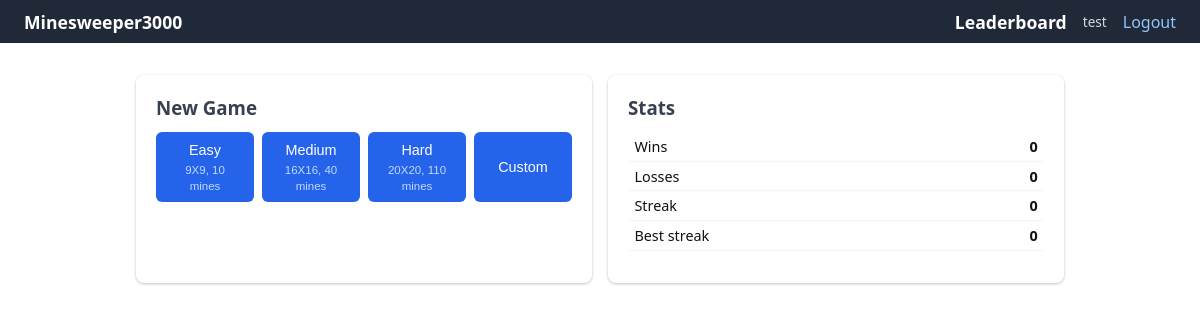
Page / (signed in) on the earlier database version.
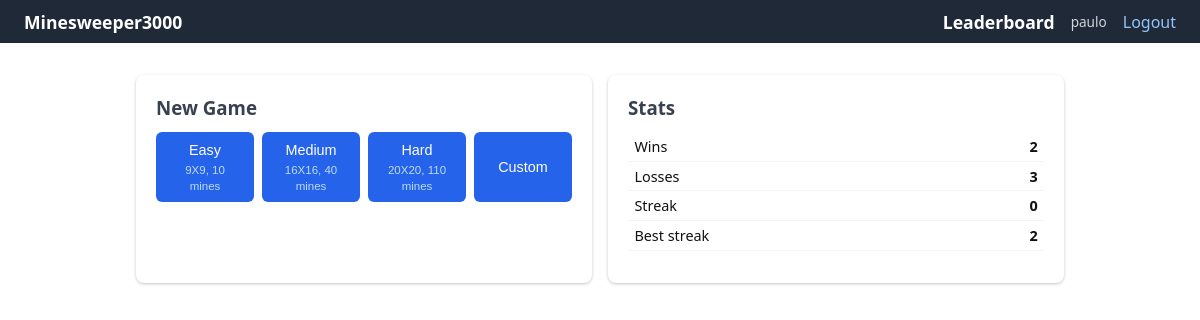
Same page on the later database version.
### models.py (models this page shows)
class User(SQLModel, table=True):
    id: int | None = Field(default = None, primary_key=True)
    name: str
    password: str

class UserStats(SQLModel, table=True):
    id: int = Field(default=None, primary_key=True)
    user_id: int = Field(foreign_key="user.id", unique=True)
    games_won: int = Field(default=0)
    games_lost: int = Field(default=0)
    current_streak: int = Field(default=0)
    best_streak: int = Field(default=0)

### main.py (the view)
@app.get("/", response_class=HTMLResponse)
async def home(request: Request, user: User = Depends(get_active_user), session: Session = Depends(get_session)):
    if not user:
        return RedirectResponse("/login")
    stats  = session.exec(select(UserStats).where(UserStats.user_id == user.id)).first()
    template = "home_partial.html" if request.headers.get("HX-Request") else "home.html"
    return templates.TemplateResponse(request, template, {
         "user": user, "stats": stats, "difficulties": G.difficulties})

### templates/home.html (shortened to what this page needs)
{% extends "index.html" %}
{% block content %}
<div class="home-grid">
    <section class="card">
        <h3>New Game</h3>
        <form hx-post="/game/new" hx-target="#main" hx-swap="innerHTML">
            <div class="diff-buttons">
                {% for name, d in difficulties.items() %}
                <button type="submit" name="difficulty" value="{{ name }}" class="{% if 'Mobile' in name %}mobile{% elif 'easy' in name %}mobile,desktop{% else %}desktop{% endif %}">
                    {{ name|capitalize }}
                    <small>{{ d.rows }}X{{ d.cols }}, {{ d.mines }} mines</small>
                </button>
                {% endfor %}
                <button type="button"
                    onclick="document.getElementById('custom-fields').classList.toggle('hidden')">
                    Custom
                </button>
            </div>
        </form>
    </section>
    <section class="card">
        <h3>Stats</h3>
        <table class="info-table">
            <tr><td>Wins</td> <td>{{ stats.games_won }}</td></tr>
            <tr><td>Losses</td> <td>{{ stats.games_lost }}</td></tr>
            <tr><td>Streak</td> <td>{{ stats.current_streak }}</td></tr>
            <tr><td>Best streak</td> <td>{{ stats.best_streak }}</td></tr>
        </table>
    </section>
</div>
{% endblock %}

### templates/index.html (shortened to what this page needs)
<!DOCTYPE html>
<html lang="pt-br">
    <head>
        <link rel="stylesheet" href="/static/style.css">
    </head>
    <body>
        <nav>
        <a href="/">Minesweeper3000</a>
        {% if user %}
        <div class="nav-right">
            <a href="/leaderboard">Leaderboard</a>
            <span class="nav-user">{{ user.name }}</span>
            <a href="/logout">Logout</a>
        </div>
        {% endif %}
        </nav>
        <main id="main">
            {% block content %}{% endblock %}
        </main>
    </body>
</html>

Differences in the rows shown:
changed User: name "test" → "paulo"
changed UserStats: games_won "0" → "2"; games_lost "0" → "3"; best_streak "0" → "2"
